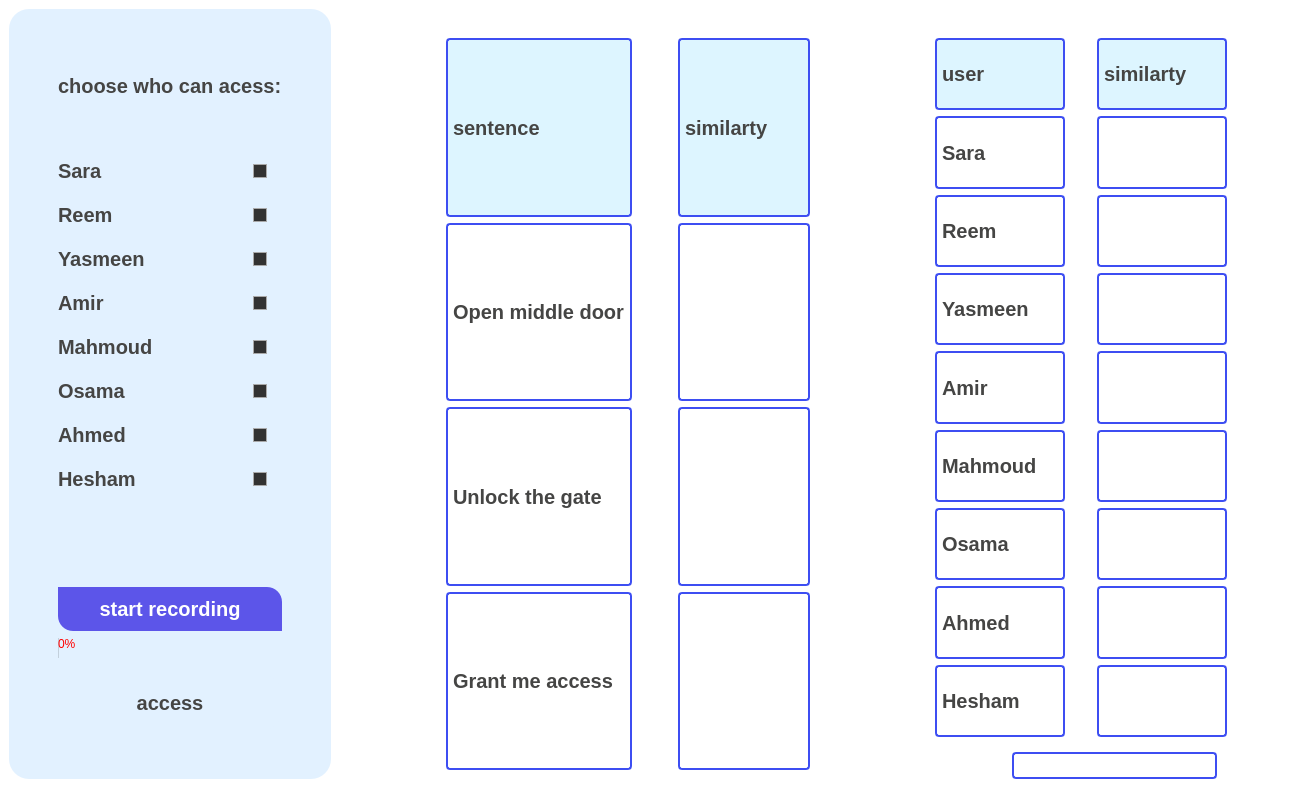
<?xml version="1.0" encoding="UTF-8"?>
<ui version="4.0">
 <class>MainWindow</class>
 <widget class="QMainWindow" name="MainWindow">
  <property name="geometry">
   <rect>
    <x>0</x>
    <y>0</y>
    <width>1316</width>
    <height>810</height>
   </rect>
  </property>
  <property name="windowTitle">
   <string>MainWindow</string>
  </property>
  <property name="styleSheet">
   <string notr="true">/*Copyright (c) DevSec Studio. All rights reserved.

MIT License

Permission is hereby granted, free of charge, to any person obtaining a copy
of this software and associated documentation files (the &quot;Software&quot;), to deal
in the Software without restriction, including without limitation the rights
to use, copy, modify, merge, publish, distribute, sublicense, and/or sell
copies of the Software, and to permit persons to whom the Software is
furnished to do so, subject to the following conditions:

The above copyright notice and this permission notice shall be included in all
copies or substantial portions of the Software.

THE SOFTWARE IS PROVIDED *AS IS*, WITHOUT WARRANTY OF ANY KIND, EXPRESS OR
IMPLIED, INCLUDING BUT NOT LIMITED TO THE WARRANTIES OF MERCHANTABILITY,
FITNESS FOR A PARTICULAR PURPOSE AND NONINFRINGEMENT. IN NO EVENT SHALL THE
AUTHORS OR COPYRIGHT HOLDERS BE LIABLE FOR ANY CLAIM, DAMAGES OR OTHER
LIABILITY, WHETHER IN AN ACTION OF CONTRACT, TORT OR OTHERWISE, ARISING FROM,
OUT OF OR IN CONNECTION WITH THE SOFTWARE OR THE USE OR OTHER DEALINGS IN THE SOFTWARE.
*/

/*-----QWidget-----*/
QWidget
{
	background-color: #fff;
	color: red;
	border-radius: 20px;

}


/*-----QLabel-----*/
QLabel
{
	background-color: transparent;
	color: #454544;
	font-weight: bold;
	font-size: 20px;

}


/*-----QPushButton-----*/
QPushButton
{
	background-color: #5c55e9;
	color: #fff;
	font-size: 20px;
	font-weight: bold;
	border-top-right-radius: 15px;
	border-top-left-radius: 0px;
	border-bottom-right-radius: 0px;
	border-bottom-left-radius: 15px;
	padding: 10px;

}


QPushButton::disabled
{
	background-color: #5c5c5c;

}


QPushButton::hover
{
	background-color: #5564f2;

}


QPushButton::pressed
{
	background-color: #3d4ef2;

}


/*-----QCheckBox-----*/
QCheckBox
{
	background-color: transparent;
	color: #5c55e9;
	font-size: 10px;
	font-weight: bold;
	border: none;
	border-radius: 5px;

}


/*-----QCheckBox-----*/
QCheckBox::indicator
{
    background-color: #323232;
    border: 1px solid darkgray;
    width: 12px;
    height: 12px;

}


QCheckBox::indicator:checked
{
    image:url(&quot;./ressources/check.png&quot;);
	background-color: #5c55e9;
    border: 1px solid #5c55e9;

}


QCheckBox::indicator:unchecked:hover
{
    border: 1px solid #5c55e9;

}


QCheckBox::disabled
{
	color: #656565;

}


QCheckBox::indicator:disabled
{
	background-color: #656565;
	color: #656565;
    border: 1px solid #656565;

}


/*-----QLineEdit-----*/
QLineEdit
{
	background-color: #c2c7d5;
	color: #2a547f;
	border: none;
	padding: 5px;

}


/*-----QListView-----*/
QListView
{
	background-color: #5c55e9;
	color: #fff;
	font-size: 14px;
	font-weight: bold;
	show-decoration-selected: 0;
	border-radius: 4px;
	padding-left: -15px;
	padding-right: -15px;
	padding-top: 5px;

} 


QListView:disabled 
{
	background-color: #5c5c5c;

}


QListView::item
{
	background-color: #454e5e;
	border: none;
	padding: 10px;
	border-radius: 0px;
	padding-left : 10px;
	height: 32px;

}


QListView::item:selected
{
	color: #000;
	background-color: #fff;

}


QListView::item:!selected
{
	color:white;
	background-color: transparent;
	border: none;
	padding-left : 10px;

}


QListView::item:!selected:hover
{
	color: #fff;
	background-color: #5564f2;
	border: none;
	padding-left : 10px;

}


/*-----QTreeView-----*/
QTreeView 
{
	background-color: #fff;
	show-decoration-selected: 0;
	color: #454544;

}


QTreeView:disabled
{
	background-color: #242526;
	show-decoration-selected: 0;

}


QTreeView::item 
{
	border-top-color: transparent;
	border-bottom-color: transparent;

}


QTreeView::item:hover 
{
	background-color: #bcbdbb;
	color: #000;

}


QTreeView::item:selected 
{
	background-color: #5c55e9;
	color: #fff;

}


QTreeView::item:selected:active
{
	background-color: #5c55e9;
	color: #fff;

}


QTreeView::item:selected:disabled
{
	background-color: #525251;
	color: #656565;

}


QTreeView::branch:has-children:!has-siblings:closed,
QTreeView::branch:closed:has-children:has-siblings 
{
	image: url(://tree-closed.png);

}

QTreeView::branch:open:has-children:!has-siblings,
QTreeView::branch:open:has-children:has-siblings  
{
	image: url(://tree-open.png);

}


/*-----QTableView &amp; QTableWidget-----*/
QTableView
{
    background-color: #fff;
	border: 1px solid gray;
    color: #454544;
    gridline-color: gray;
    outline : 0;

}


QTableView::disabled
{
    background-color: #242526;
    border: 1px solid #32414B;
    color: #656565;
    gridline-color: #656565;
    outline : 0;

}


QTableView::item:hover 
{
    background-color: #bcbdbb;
    color: #000;

}


QTableView::item:selected 
{
	background-color: #5c55e9;
    color: #fff;

}


QTableView::item:selected:disabled
{
    background-color: #1a1b1c;
    border: 2px solid #525251;
    color: #656565;

}


QTableCornerButton::section
{
	background-color: #ced5e3;
	border: none;
    color: #fff;

}


QHeaderView::section
{
	color: #2a547f;
	border: 0px;
	background-color: #ced5e3;
	padding: 5px;

}


QHeaderView::section:disabled
{
    background-color: #525251;
    color: #656565;

}


QHeaderView::section:checked
{
    color: #fff;
    background-color: #5c55e9;

}


QHeaderView::section:checked:disabled
{
    color: #656565;
    background-color: #525251;

}


QHeaderView::section::vertical::first,
QHeaderView::section::vertical::only-one
{
    border-top: 1px solid #353635;

}


QHeaderView::section::vertical
{
    border-top: 1px solid #353635;

}


QHeaderView::section::horizontal::first,
QHeaderView::section::horizontal::only-one
{
    border-left: 1px solid #353635;

}


QHeaderView::section::horizontal
{
    border-left: 1px solid #353635;

}

QTableView, QTableCornerButton::section,
QHeaderView::section
{
    font: bold 20px;
}



/*-----QScrollBar-----*/
QScrollBar:horizontal 
{
    background-color: transparent;
    height: 8px;
    margin: 0px;
    padding: 0px;

}


QScrollBar::handle:horizontal 
{
    border: none;
	min-width: 100px;
    background-color: #7e92b7;

}


QScrollBar::add-line:horizontal, 
QScrollBar::sub-line:horizontal,
QScrollBar::add-page:horizontal, 
QScrollBar::sub-page:horizontal 
{
    width: 0px;
    background-color: #d8dce6;

}


QScrollBar:vertical 
{
    background-color: transparent;
    width: 8px;
    margin: 0;

}


QScrollBar::handle:vertical 
{
    border: none;
	min-height: 100px;
    background-color: #7e92b7;

}


QScrollBar::add-line:vertical, 
QScrollBar::sub-line:vertical,
QScrollBar::add-page:vertical, 
QScrollBar::sub-page:vertical 
{
    height: 0px;
    background-color: #d8dce6;

}
</string>
  </property>
  <widget class="QWidget" name="centralwidget">
   <layout class="QGridLayout" name="gridLayout_2">
    <item row="0" column="0">
     <widget class="QWidget" name="widget_2" native="true">
      <property name="sizePolicy">
       <sizepolicy hsizetype="Fixed" vsizetype="MinimumExpanding">
        <horstretch>0</horstretch>
        <verstretch>0</verstretch>
       </sizepolicy>
      </property>
      <property name="styleSheet">
       <string notr="true">border-radius: 20px; /* Adjust the value to control the roundness of the corners */
background-color: rgb(226, 241, 255); /* Set the background color */
</string>
      </property>
      <layout class="QGridLayout" name="gridLayout_4">
       <item row="11" column="1">
        <spacer name="verticalSpacer_6">
         <property name="orientation">
          <enum>Qt::Vertical</enum>
         </property>
         <property name="sizeType">
          <enum>QSizePolicy::Fixed</enum>
         </property>
         <property name="sizeHint" stdset="0">
          <size>
           <width>20</width>
           <height>40</height>
          </size>
         </property>
        </spacer>
       </item>
       <item row="3" column="1">
        <layout class="QGridLayout" name="gridLayout">
         <property name="horizontalSpacing">
          <number>100</number>
         </property>
         <property name="verticalSpacing">
          <number>20</number>
         </property>
         <item row="0" column="2">
          <widget class="QCheckBox" name="chkBox_sara">
           <property name="text">
            <string/>
           </property>
           <property name="checked">
            <bool>false</bool>
           </property>
          </widget>
         </item>
         <item row="7" column="0">
          <widget class="QLabel" name="lbl_acess_user_8">
           <property name="text">
            <string>Hesham</string>
           </property>
          </widget>
         </item>
         <item row="5" column="0">
          <widget class="QLabel" name="lbl_acess_user_6">
           <property name="text">
            <string>Osama</string>
           </property>
          </widget>
         </item>
         <item row="3" column="2">
          <widget class="QCheckBox" name="chkBox_amir">
           <property name="text">
            <string/>
           </property>
           <property name="checked">
            <bool>false</bool>
           </property>
          </widget>
         </item>
         <item row="4" column="0">
          <widget class="QLabel" name="lbl_acess_user_5">
           <property name="text">
            <string>Mahmoud</string>
           </property>
          </widget>
         </item>
         <item row="3" column="0">
          <widget class="QLabel" name="lbl_acess_user_4">
           <property name="text">
            <string>Amir</string>
           </property>
          </widget>
         </item>
         <item row="1" column="0">
          <widget class="QLabel" name="lbl_acess_user_2">
           <property name="text">
            <string>Reem</string>
           </property>
          </widget>
         </item>
         <item row="0" column="0">
          <widget class="QLabel" name="lbl_acess_user_1">
           <property name="styleSheet">
            <string notr="true"/>
           </property>
           <property name="text">
            <string>Sara</string>
           </property>
          </widget>
         </item>
         <item row="2" column="0">
          <widget class="QLabel" name="lbl_acess_user_3">
           <property name="text">
            <string>Yasmeen</string>
           </property>
          </widget>
         </item>
         <item row="6" column="0">
          <widget class="QLabel" name="lbl_acess_user_7">
           <property name="text">
            <string>Ahmed</string>
           </property>
          </widget>
         </item>
         <item row="5" column="2">
          <widget class="QCheckBox" name="chkBox_osama">
           <property name="text">
            <string/>
           </property>
           <property name="checked">
            <bool>false</bool>
           </property>
          </widget>
         </item>
         <item row="1" column="2">
          <widget class="QCheckBox" name="chkBox_reem">
           <property name="text">
            <string/>
           </property>
           <property name="checked">
            <bool>false</bool>
           </property>
          </widget>
         </item>
         <item row="4" column="2">
          <widget class="QCheckBox" name="chkBox_mahmoud">
           <property name="text">
            <string/>
           </property>
           <property name="checked">
            <bool>false</bool>
           </property>
          </widget>
         </item>
         <item row="2" column="2">
          <widget class="QCheckBox" name="chkBox_yasmeen">
           <property name="text">
            <string/>
           </property>
           <property name="checked">
            <bool>false</bool>
           </property>
          </widget>
         </item>
         <item row="6" column="2">
          <widget class="QCheckBox" name="chkBox_ahmed">
           <property name="text">
            <string/>
           </property>
           <property name="checked">
            <bool>false</bool>
           </property>
          </widget>
         </item>
         <item row="7" column="2">
          <widget class="QCheckBox" name="chkBox_hesham">
           <property name="text">
            <string/>
           </property>
           <property name="checked">
            <bool>false</bool>
           </property>
          </widget>
         </item>
        </layout>
       </item>
       <item row="5" column="1">
        <spacer name="verticalSpacer_2">
         <property name="orientation">
          <enum>Qt::Vertical</enum>
         </property>
         <property name="sizeType">
          <enum>QSizePolicy::Fixed</enum>
         </property>
         <property name="sizeHint" stdset="0">
          <size>
           <width>20</width>
           <height>90</height>
          </size>
         </property>
        </spacer>
       </item>
       <item row="10" column="1">
        <widget class="QLabel" name="lbl_access">
         <property name="text">
          <string>access</string>
         </property>
         <property name="alignment">
          <set>Qt::AlignCenter</set>
         </property>
        </widget>
       </item>
       <item row="7" column="1">
        <widget class="QPushButton" name="btn_record">
         <property name="styleSheet">
          <string notr="true">QPushButton
{
	background-color: #5c55e9;
	color: #fff;
	font-size: 20px;
	font-weight: bold;
	border-top-right-radius: 15px;
	border-top-left-radius: 0px;
	border-bottom-right-radius: 0px;
	border-bottom-left-radius: 15px;
	padding: 10px;

}


QPushButton::disabled
{
	background-color: #5c5c5c;

}


QPushButton::hover
{
	background-color: #5564f2;

}


QPushButton::pressed
{
	background-color: #3d4ef2;

}

</string>
         </property>
         <property name="text">
          <string>start recording</string>
         </property>
         <property name="autoDefault">
          <bool>true</bool>
         </property>
        </widget>
       </item>
       <item row="3" column="0">
        <spacer name="horizontalSpacer_5">
         <property name="orientation">
          <enum>Qt::Horizontal</enum>
         </property>
         <property name="sizeType">
          <enum>QSizePolicy::Fixed</enum>
         </property>
         <property name="sizeHint" stdset="0">
          <size>
           <width>40</width>
           <height>20</height>
          </size>
         </property>
        </spacer>
       </item>
       <item row="3" column="2">
        <spacer name="horizontalSpacer_4">
         <property name="orientation">
          <enum>Qt::Horizontal</enum>
         </property>
         <property name="sizeType">
          <enum>QSizePolicy::Fixed</enum>
         </property>
         <property name="sizeHint" stdset="0">
          <size>
           <width>40</width>
           <height>20</height>
          </size>
         </property>
        </spacer>
       </item>
       <item row="0" column="1">
        <spacer name="verticalSpacer_5">
         <property name="orientation">
          <enum>Qt::Vertical</enum>
         </property>
         <property name="sizeType">
          <enum>QSizePolicy::Fixed</enum>
         </property>
         <property name="sizeHint" stdset="0">
          <size>
           <width>20</width>
           <height>40</height>
          </size>
         </property>
        </spacer>
       </item>
       <item row="9" column="1">
        <spacer name="verticalSpacer_4">
         <property name="orientation">
          <enum>Qt::Vertical</enum>
         </property>
         <property name="sizeType">
          <enum>QSizePolicy::Fixed</enum>
         </property>
         <property name="sizeHint" stdset="0">
          <size>
           <width>20</width>
           <height>10</height>
          </size>
         </property>
        </spacer>
       </item>
       <item row="1" column="1">
        <widget class="QLabel" name="label">
         <property name="text">
          <string>choose who can acess:</string>
         </property>
        </widget>
       </item>
       <item row="2" column="1">
        <spacer name="verticalSpacer_3">
         <property name="orientation">
          <enum>Qt::Vertical</enum>
         </property>
         <property name="sizeType">
          <enum>QSizePolicy::Fixed</enum>
         </property>
         <property name="sizeHint" stdset="0">
          <size>
           <width>20</width>
           <height>40</height>
          </size>
         </property>
        </spacer>
       </item>
       <item row="8" column="1">
        <widget class="QProgressBar" name="progressBar">
         <property name="value">
          <number>0</number>
         </property>
        </widget>
       </item>
      </layout>
     </widget>
    </item>
    <item row="0" column="1">
     <layout class="QVBoxLayout" name="verticalLayout">
      <item>
       <layout class="QHBoxLayout" name="horizontalLayout_5">
        <item>
         <spacer name="horizontalSpacer_6">
          <property name="orientation">
           <enum>Qt::Horizontal</enum>
          </property>
          <property name="sizeType">
           <enum>QSizePolicy::Fixed</enum>
          </property>
          <property name="sizeHint" stdset="0">
           <size>
            <width>40</width>
            <height>20</height>
           </size>
          </property>
         </spacer>
        </item>
        <item>
         <layout class="QVBoxLayout" name="layout_spectogrm"/>
        </item>
        <item>
         <spacer name="horizontalSpacer_7">
          <property name="orientation">
           <enum>Qt::Horizontal</enum>
          </property>
          <property name="sizeType">
           <enum>QSizePolicy::Fixed</enum>
          </property>
          <property name="sizeHint" stdset="0">
           <size>
            <width>40</width>
            <height>20</height>
           </size>
          </property>
         </spacer>
        </item>
       </layout>
      </item>
      <item>
       <layout class="QHBoxLayout" name="horizontalLayout_4">
        <item>
         <spacer name="horizontalSpacer_8">
          <property name="orientation">
           <enum>Qt::Horizontal</enum>
          </property>
          <property name="sizeType">
           <enum>QSizePolicy::Fixed</enum>
          </property>
          <property name="sizeHint" stdset="0">
           <size>
            <width>100</width>
            <height>20</height>
           </size>
          </property>
         </spacer>
        </item>
        <item>
         <widget class="QWidget" name="widget" native="true">
          <property name="styleSheet">
           <string notr="true">QLabel {
    border: 2px solid  rgb(61, 78, 242);
    border-radius: 4px;
    padding: 0px;
	
}</string>
          </property>
          <layout class="QGridLayout" name="gridLayout_3">
           <item row="1" column="0">
            <widget class="QLabel" name="lbl_sentence_1">
             <property name="text">
              <string>Open middle door</string>
             </property>
            </widget>
           </item>
           <item row="0" column="0">
            <widget class="QLabel" name="label_4">
             <property name="styleSheet">
              <string notr="true">background-color: rgb(221, 245, 255);</string>
             </property>
             <property name="text">
              <string>sentence</string>
             </property>
            </widget>
           </item>
           <item row="2" column="2">
            <widget class="QLabel" name="lbl_prop_unlock_the_gate">
             <property name="text">
              <string/>
             </property>
            </widget>
           </item>
           <item row="1" column="2">
            <widget class="QLabel" name="lbl_prop_open_middle_door">
             <property name="text">
              <string/>
             </property>
            </widget>
           </item>
           <item row="3" column="0">
            <widget class="QLabel" name="lbl_sentence_3">
             <property name="text">
              <string>Grant me access</string>
             </property>
            </widget>
           </item>
           <item row="3" column="2">
            <widget class="QLabel" name="lbl_prop_grant_me_access">
             <property name="text">
              <string/>
             </property>
            </widget>
           </item>
           <item row="0" column="2">
            <widget class="QLabel" name="label_3">
             <property name="styleSheet">
              <string notr="true">background-color: rgb(221, 245, 255);</string>
             </property>
             <property name="text">
              <string>similarty</string>
             </property>
            </widget>
           </item>
           <item row="2" column="0">
            <widget class="QLabel" name="lbl_sentence_2">
             <property name="text">
              <string>Unlock the gate</string>
             </property>
            </widget>
           </item>
           <item row="1" column="1">
            <spacer name="horizontalSpacer">
             <property name="orientation">
              <enum>Qt::Horizontal</enum>
             </property>
             <property name="sizeType">
              <enum>QSizePolicy::Fixed</enum>
             </property>
             <property name="sizeHint" stdset="0">
              <size>
               <width>40</width>
               <height>20</height>
              </size>
             </property>
            </spacer>
           </item>
          </layout>
         </widget>
        </item>
        <item>
         <spacer name="horizontalSpacer_3">
          <property name="orientation">
           <enum>Qt::Horizontal</enum>
          </property>
          <property name="sizeType">
           <enum>QSizePolicy::Fixed</enum>
          </property>
          <property name="sizeHint" stdset="0">
           <size>
            <width>101</width>
            <height>20</height>
           </size>
          </property>
         </spacer>
        </item>
        <item>
         <layout class="QVBoxLayout" name="verticalLayout_2">
          <item>
           <widget class="QWidget" name="widget_3" native="true">
            <property name="styleSheet">
             <string notr="true">QLabel {
    border: 2px solid  rgb(61, 78, 242);
    border-radius: 4px;
    padding: 0px;
	
}</string>
            </property>
            <layout class="QGridLayout" name="gridLayout_6">
             <item row="6" column="0">
              <widget class="QLabel" name="lbl_user_20">
               <property name="text">
                <string>Osama</string>
               </property>
              </widget>
             </item>
             <item row="3" column="2">
              <widget class="QLabel" name="lbl_prob_yasmeen">
               <property name="text">
                <string/>
               </property>
              </widget>
             </item>
             <item row="5" column="0">
              <widget class="QLabel" name="lbl_user_17">
               <property name="text">
                <string>Mahmoud</string>
               </property>
              </widget>
             </item>
             <item row="7" column="0">
              <widget class="QLabel" name="lbl_user_18">
               <property name="text">
                <string>Ahmed</string>
               </property>
              </widget>
             </item>
             <item row="0" column="2">
              <widget class="QLabel" name="label_10">
               <property name="styleSheet">
                <string notr="true">background-color: rgb(221, 245, 255);</string>
               </property>
               <property name="text">
                <string>similarty</string>
               </property>
              </widget>
             </item>
             <item row="8" column="2">
              <widget class="QLabel" name="lbl_prob_hesham">
               <property name="text">
                <string/>
               </property>
              </widget>
             </item>
             <item row="1" column="1">
              <spacer name="horizontalSpacer_2">
               <property name="orientation">
                <enum>Qt::Horizontal</enum>
               </property>
               <property name="sizeType">
                <enum>QSizePolicy::Fixed</enum>
               </property>
               <property name="sizeHint" stdset="0">
                <size>
                 <width>26</width>
                 <height>20</height>
                </size>
               </property>
              </spacer>
             </item>
             <item row="1" column="0">
              <widget class="QLabel" name="lbl_user_24">
               <property name="text">
                <string>Sara</string>
               </property>
              </widget>
             </item>
             <item row="1" column="3">
              <spacer name="horizontalSpacer_9">
               <property name="orientation">
                <enum>Qt::Horizontal</enum>
               </property>
               <property name="sizeType">
                <enum>QSizePolicy::Fixed</enum>
               </property>
               <property name="sizeHint" stdset="0">
                <size>
                 <width>71</width>
                 <height>20</height>
                </size>
               </property>
              </spacer>
             </item>
             <item row="0" column="0">
              <widget class="QLabel" name="label_9">
               <property name="styleSheet">
                <string notr="true">background-color: rgb(221, 245, 255);</string>
               </property>
               <property name="text">
                <string>user</string>
               </property>
              </widget>
             </item>
             <item row="3" column="0">
              <widget class="QLabel" name="lbl_user_23">
               <property name="text">
                <string>Yasmeen</string>
               </property>
              </widget>
             </item>
             <item row="2" column="2">
              <widget class="QLabel" name="lbl_prob_reem">
               <property name="text">
                <string/>
               </property>
              </widget>
             </item>
             <item row="5" column="2">
              <widget class="QLabel" name="lbl_prob_mahmoud">
               <property name="text">
                <string/>
               </property>
              </widget>
             </item>
             <item row="4" column="2">
              <widget class="QLabel" name="lbl_prob_amir">
               <property name="text">
                <string/>
               </property>
              </widget>
             </item>
             <item row="7" column="2">
              <widget class="QLabel" name="lbl_prob_ahmed">
               <property name="text">
                <string/>
               </property>
              </widget>
             </item>
             <item row="2" column="0">
              <widget class="QLabel" name="lbl_user_21">
               <property name="text">
                <string>Reem</string>
               </property>
              </widget>
             </item>
             <item row="1" column="2">
              <widget class="QLabel" name="lbl_prob_sara">
               <property name="text">
                <string/>
               </property>
              </widget>
             </item>
             <item row="8" column="0">
              <widget class="QLabel" name="lbl_user_22">
               <property name="text">
                <string>Hesham</string>
               </property>
              </widget>
             </item>
             <item row="4" column="0">
              <widget class="QLabel" name="lbl_user_19">
               <property name="text">
                <string>Amir</string>
               </property>
              </widget>
             </item>
             <item row="6" column="2">
              <widget class="QLabel" name="lbl_prob_osama">
               <property name="text">
                <string/>
               </property>
              </widget>
             </item>
            </layout>
           </widget>
          </item>
          <item>
           <layout class="QHBoxLayout" name="horizontalLayout">
            <item>
             <spacer name="horizontalSpacer_11">
              <property name="orientation">
               <enum>Qt::Horizontal</enum>
              </property>
              <property name="sizeType">
               <enum>QSizePolicy::Fixed</enum>
              </property>
              <property name="sizeHint" stdset="0">
               <size>
                <width>86</width>
                <height>20</height>
               </size>
              </property>
             </spacer>
            </item>
            <item>
             <widget class="QLabel" name="other_lbl">
              <property name="sizePolicy">
               <sizepolicy hsizetype="Minimum" vsizetype="Fixed">
                <horstretch>0</horstretch>
                <verstretch>0</verstretch>
               </sizepolicy>
              </property>
              <property name="styleSheet">
               <string notr="true">QLabel {
    border: 2px solid  rgb(61, 78, 242);
    border-radius: 4px;
    padding: 0px;
	
}
</string>
              </property>
              <property name="text">
               <string/>
              </property>
             </widget>
            </item>
            <item>
             <spacer name="horizontalSpacer_10">
              <property name="orientation">
               <enum>Qt::Horizontal</enum>
              </property>
              <property name="sizeType">
               <enum>QSizePolicy::Fixed</enum>
              </property>
              <property name="sizeHint" stdset="0">
               <size>
                <width>90</width>
                <height>20</height>
               </size>
              </property>
             </spacer>
            </item>
           </layout>
          </item>
         </layout>
        </item>
       </layout>
      </item>
     </layout>
    </item>
   </layout>
  </widget>
  <widget class="QMenuBar" name="menubar">
   <property name="geometry">
    <rect>
     <x>0</x>
     <y>0</y>
     <width>1316</width>
     <height>26</height>
    </rect>
   </property>
  </widget>
  <widget class="QStatusBar" name="statusbar"/>
 </widget>
 <tabstops>
  <tabstop>chkBox_sara</tabstop>
  <tabstop>chkBox_amir</tabstop>
  <tabstop>btn_record</tabstop>
 </tabstops>
 <resources/>
 <connections/>
</ui>
